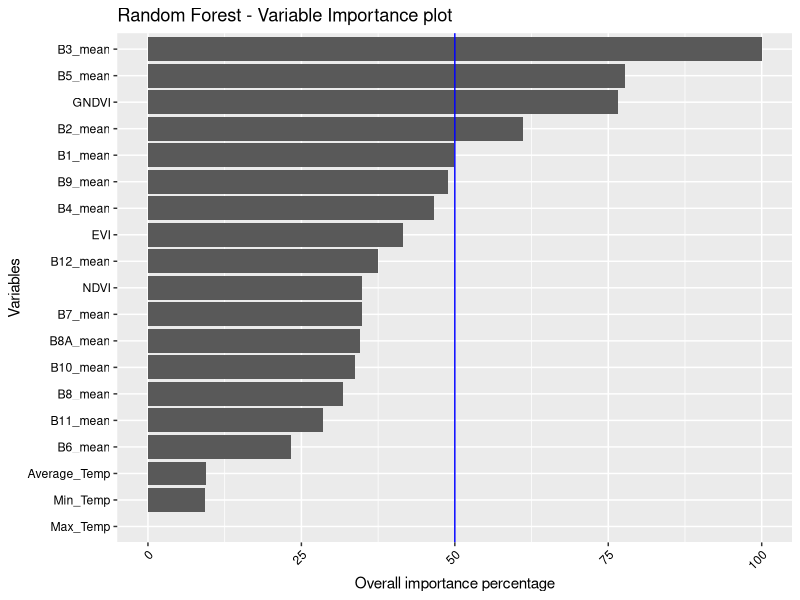

The R script that drew this image:
# Load packages
# https://www.machinelearningplus.com/machine-learning/caret-package/
# https://www.youtube.com/watch?v=fSytzGwwBVw
library(tidyverse)
library(mlbench)
library(ggplot2)
library(caret)

# Set the folder location
#setwd('~/Dropbox/RS Project/RSSTARTUP_repo/Product_Development/Yield_forcasting_R/Innovation_laboratory_EAGLE')
setwd('/home/diego/GITHUP_REPO/Innovation_laboratory_EAGLE')

# Import dataset
# The dataset used is summary_fn.csv, which was clean but the original one
# is summary.csv
Field_Carmen <- read.csv('./Original_data/summary_fn.csv')

# Structure of the dataframe
str(Field_Carmen)

# See top 6 rows and 10 columns
head(Field_Carmen[, 1:10])

# Split the data into training and test set
set.seed(123)
training.samples <- Field_Carmen$Kg_He %>%
  createDataPartition(p = 0.75, list = FALSE)

train.data  <- Field_Carmen[training.samples, ]
test.data <- Field_Carmen[-training.samples, ]

################################################################################

# Build the model
#model <- lm(Kg_He ~., data = train.data)

# Observe the model
#model

# It is because, one of your dependent variables has NA for Coefficients given as
# output by the lm(..) function. Such a variable is making no difference to the 
# model, often due to multicollinearity problem ie, that predictor variable is 
# linearly dependent on other predictor variables OR because, that predictor 
# variable is constant for all the records(rows). The best thing to do is to drop
# that variable from the formula in lm(..) function and do the regression again.

# Make predictions and compute the R2, RMSE and MAE
#predictions <- model %>% predict(test.data, na.action=na.exclude)

#data.frame( R2 = R2(predictions, test.data$Kg_He),
#            RMSE = RMSE(predictions, test.data$Kg_He),
#            MAE = MAE(predictions, test.data$Kg_He))

#RMSE(predictions, test.data$Kg_He)/mean(test.data$Kg_He)

################################################################################

# RandomForest
# https://topepo.github.io/caret/train-models-by-tag.html#random-forest
# https://stats.stackexchange.com/questions/348245/do-we-have-to-tune-the-number-of-trees-in-a-random-forest
# https://stats.stackexchange.com/questions/50210/caret-and-randomforest-number-of-trees

# Define training control
set.seed(234)

# http://www.sthda.com/english/articles/38-regression-model-validation/157-cross-validation-essentials-in-r/
# Leave one out cross validation - LOOCV
train.control <- trainControl(method = "LOOCV")

# cross-validation
#train.control <- trainControl(method = "cv", number = 5)

# Train the model
model <- train(Kg_He ~., data = Field_Carmen, 
               method = "rf",
               ntree = 1000,
               trControl = train.control,
               tuneGrid = data.frame(mtry = 6))

# Summarize the results
summary(model)
print(model)

# Make predictions and compute the R2, RMSE and MAE
predictions <- model %>% predict(test.data, na.action=na.omit)

predictions

data.frame( R2 = R2(predictions, test.data$Kg_He),
            # RMSE will be expressed in kilograms
            RMSE = RMSE(predictions, test.data$Kg_He),
            MAE = MAE(predictions, test.data$Kg_He))

# The RMSE and the MAE are measured in the same scale as the outcome variable. 
# Dividing the RMSE by the average value of the outcome variable will give you 
# the prediction error rate, which should be as small as possible:
RMSE(predictions, test.data$Kg_He)/mean(test.data$Kg_He)

# Building data for confusion matrix of the model
#pred <- factor(unname(predictions))
#true_value <- factor(test.data$Kg_He)

#my_data1 <- data.frame(data = pred, type = "prediction")
#my_data2 <- data.frame(data = true_value, type = "real")
#my_data3 <- rbind(my_data1,my_data2)

#identical(levels(my_data3[my_data3$type == "prediction",1]) , levels(my_data3[my_data3$type == "real",1]))

# See the confusion matrix of the model in the test set
#confusionMatrix(my_data3[my_data3$type == "prediction",1], my_data3[my_data3$type == "real",1])

# variable importance
gbmImp <- varImp(model, scale = T)
gbmImp

# Save boxplot as .png
png(file = './Plots/Variable_Importance.png', units = "px",
    width = 1200, height = 700)
#plot(gbmImp, top = 19, main = "Random Forest - Variable Importance plot")

nrow(varImp(model)$importance) #34 variables extracted

p <- varImp(model)$importance %>% 
  as.data.frame() %>%
  rownames_to_column() %>%
  arrange(Overall) %>%
  mutate(rowname = forcats::fct_inorder(rowname )) %>%
  ggplot() +
  geom_col(aes(x = rowname, y = Overall)) +
  coord_flip() +
  labs(title = "Random Forest - Variable Importance plot") +
  geom_hline(yintercept = 50, color = "blue", size=0.5) +
  ylab('Overall importance percentage') + xlab('Variables') + 
  theme(axis.text.x = element_text(angle = 45, hjust = 1, colour = "black")) +
  theme(axis.text.y = element_text(hjust = 1, colour = "black"))

plot(p)

dev.off()